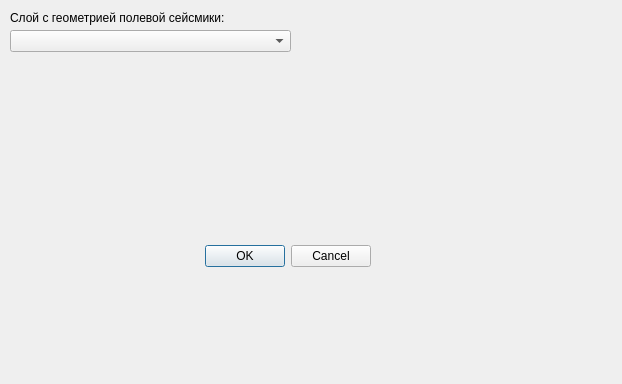
<?xml version="1.0" encoding="UTF-8"?>
<ui version="4.0">
 <class>GeoDMDialogField</class>
 <widget class="QDialog" name="GeoDMDialogField">
  <property name="geometry">
   <rect>
    <x>0</x>
    <y>0</y>
    <width>622</width>
    <height>384</height>
   </rect>
  </property>
  <property name="windowTitle">
   <string>Manage Field Seismic</string>
  </property>
  <widget class="QDialogButtonBox" name="buttonBox">
   <property name="geometry">
    <rect>
     <x>30</x>
     <y>240</y>
     <width>341</width>
     <height>32</height>
    </rect>
   </property>
   <property name="orientation">
    <enum>Qt::Horizontal</enum>
   </property>
   <property name="standardButtons">
    <set>QDialogButtonBox::Cancel|QDialogButtonBox::Ok</set>
   </property>
  </widget>
  <widget class="QComboBox" name="layersComboBox">
   <property name="geometry">
    <rect>
     <x>10</x>
     <y>30</y>
     <width>281</width>
     <height>22</height>
    </rect>
   </property>
  </widget>
  <widget class="QLabel" name="label">
   <property name="geometry">
    <rect>
     <x>10</x>
     <y>10</y>
     <width>271</width>
     <height>16</height>
    </rect>
   </property>
   <property name="text">
    <string>Слой с геометрией полевой сейсмики:</string>
   </property>
  </widget>
 </widget>
 <resources/>
 <connections>
  <connection>
   <sender>buttonBox</sender>
   <signal>accepted()</signal>
   <receiver>GeoDMDialogField</receiver>
   <slot>accept()</slot>
   <hints>
    <hint type="sourcelabel">
     <x>248</x>
     <y>254</y>
    </hint>
    <hint type="destinationlabel">
     <x>157</x>
     <y>274</y>
    </hint>
   </hints>
  </connection>
  <connection>
   <sender>buttonBox</sender>
   <signal>rejected()</signal>
   <receiver>GeoDMDialogField</receiver>
   <slot>reject()</slot>
   <hints>
    <hint type="sourcelabel">
     <x>316</x>
     <y>260</y>
    </hint>
    <hint type="destinationlabel">
     <x>286</x>
     <y>274</y>
    </hint>
   </hints>
  </connection>
 </connections>
</ui>
